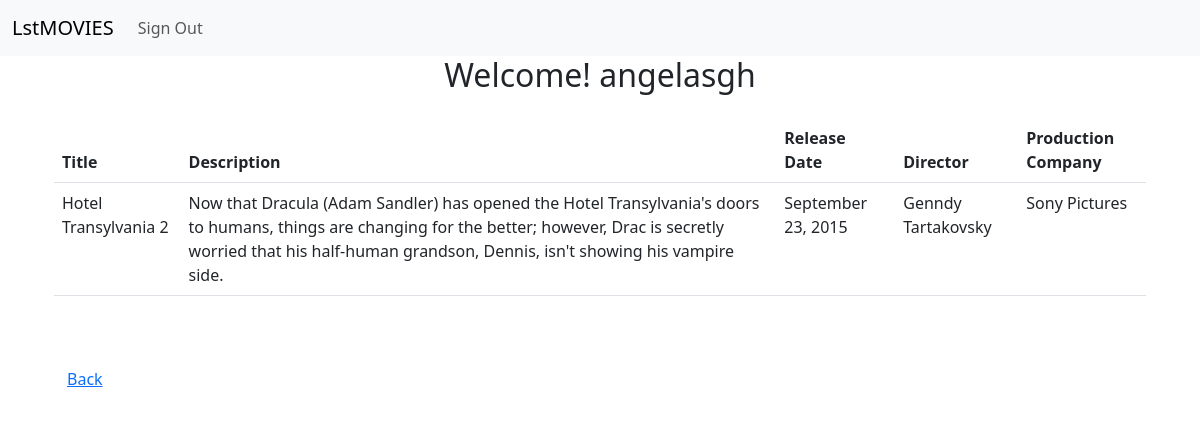
Screenshot of /detail_view/18/ (signed in) with the database file from the repository.
### socialapp/models.py (models this page shows, shortened)
class Movie(models.Model):
    userid = models.ForeignKey(User, on_delete=models.CASCADE, null=True)
    title = models.CharField(max_length=255)
    description = models.TextField()
    release_date = models.CharField(max_length=255)
    director = models.CharField(max_length=255)
    production_company = models.CharField(max_length=255)

### socialapp/views.py (the view)
# urls.py: path('detail_view/<id>/', detail_view, name='detail_view'),
@login_required
def detail_view(request, id):
    context = {}
    context['data'] = Movie.objects.get(id=id)
    return render(request, 'detail_view.html', context)

### socialapp/templates/detail_view.html (shortened to what this page needs)
{% extends "base.html" %}
{% block content %}
<div class="container">
		<table class="table">
			<thead>
			<tr>
				<th scope="col">Title</th>
				<th scope="col">Description</th>
				<th scope="col">Release Date</th>
				<th scope="col">Director</th>
				<th scope="col">Production Company</th>
			</tr>
			</thead>
			<tbody>
			<tr>
				<td>{{ data.title }}</td>
				<td>{{ data.description }}</td>
				<td>{{ data.release_date }}</td>
				<td>{{ data.director }}</td>
				<td>{{ data.production_company }}</td>
			</tr>
			</tbody>
		</table>
		<br>
		<br>
    	<a class="btn btn-link" href="{% url 'list_view' %}" role="button">Back</a>
</div>
{% endblock %}

### socialapp/templates/base.html (shortened to what this page needs)
{% load i18n %}
<!DOCTYPE html>
<html>
  <head>
    <link href="https://cdn.jsdelivr.net/npm/bootstrap@5.3.0-alpha3/dist/css/bootstrap.min.css" rel="stylesheet">
  </head>
  <body>
    <nav class="navbar navbar-expand-lg navbar-light bg-light">
      <div class="container-fluid">
        <a class="navbar-brand" href="{% url 'home' %}">LstMOVIES</a>
        <div class="collapse navbar-collapse" id="navbarNav">
          <ul class="navbar-nav">
            {% if user.is_authenticated %}
            <li class="nav-item">
              <a class="nav-link" href="{% url 'account_logout' %}">{% trans "Sign Out" %}</a>
            </li>
            {% endif %}
          </ul>
        </div>
      </div>
    </nav>
    <div class="container">
      {% if user.is_authenticated %}
          <h2 class="text-center">Welcome! {{ user.username }}</h2>
      {% endif %}
    </div>
    <div class="container mt-4">
      {% block content %}{% endblock %}
    </div>
  </body>
</html>

### rows the page displays
Movie: title "Hotel Transylvania 2", description "Now that Dracula (Adam Sandler) has opened the Hotel Transylvania's doors to humans, things are changing for the better; however, Drac is secretly worried that his half-human grandson, Dennis, isn't showing his vampire side.", release_date "September 23, 2015", director "Genndy Tartakovsky", production_company "Sony Pictures"

### other values shown
{{ user.username }} "angelasgh"
